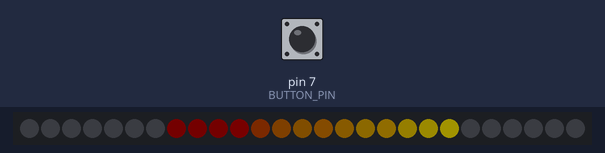
Simulated run of this sketch. Board: Arduino Leonardo, built with avr-gcc and run on an emulated ATmega32U4. Shown: 27 RGB LEDs in strip order, left to right. Inputs (shaded band) come from the test bench; at power-on: pin 7 (BUTTON_PIN) HIGH. Dim RGB values are drawn brighter than linear.

Above: at 1.27 s.
1.3 s: pin 7 (BUTTON_PIN) pulled LOW for 0.15 s
At 2.9 s:
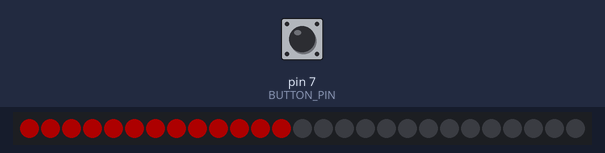
3.2 s: pin 7 (BUTTON_PIN) pulled LOW for 1 s
At 3.36 s:
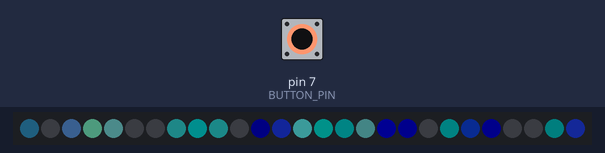
4.8 s: pin 7 (BUTTON_PIN) pulled LOW for 0.15 s
At 4.83 s:
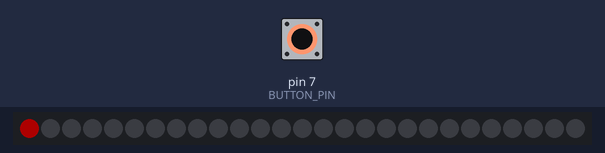
5.5 s: pin 7 (BUTTON_PIN) pulled LOW for 1 s
At 8.6 s:
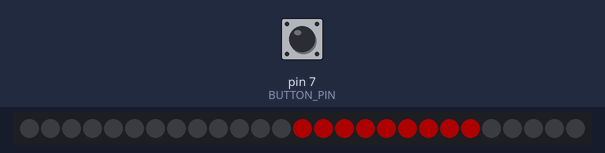
9.0 s: pin 7 (BUTTON_PIN) pulled LOW for 3.2 s
At 9.4 s:
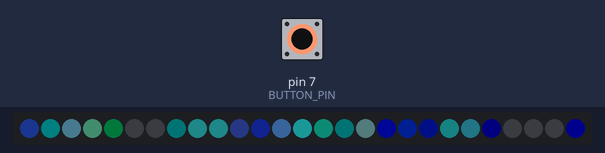
12.8 s: pin 7 (BUTTON_PIN) pulled LOW for 0.15 s
At 13.74 s:
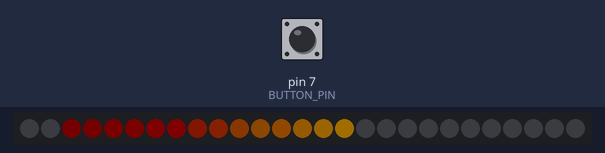

Measured:
- after the input at 1.3 s, the LEDs: first change at once (image 1 shows a later state)
- after the input at 3.2 s, the LEDs: first change at once (image 2 shows a later state)
- after the input at 4.8 s, the LEDs: change at once (image 3)
- after the input at 5.5 s, the LEDs: first change at once (image 4 shows a later state)
- after the input at 9.0 s, the LEDs: first change at once (image 5 shows a later state)
- after the input at 12.8 s, the LEDs: first change at once (image 6 shows a later state)

The sketch:

demo.ino
```cpp
/*
* Essentials of PCB Design
* Demo: Utilizes the onboard button to cycle through three animations.
*
* Track 1 boards compile for Arduino Leonardo
* Requirements:
* - FastLED library
* - Bounce2 library
*/

#include <FastLED.h>
#include <Bounce2.h>

// Board-specific pins
#define NUM_LEDS 27
#define DATA_PIN 5
#define BUTTON_PIN 7

// Brightness of all LEDs (0-255)
#define BRIGHTNESS 50

// Number of effects
#define NUM_EFFECTS 3

// Display modes
enum Effect {
	rainbow,
	letters,
	noise
};

// Set current effect
volatile Effect currentEffect = rainbow;

// Array of LEDs
CRGB leds[NUM_LEDS];

// Button debouncer
Bounce debouncer = Bounce();

// Rainbow effect parameters
volatile uint8_t rainbowHue = 0;
volatile uint8_t rainbowLed = 0;

// Letter effect parameters
constexpr int letterPos[] = {0, 13, 22};
volatile uint8_t letterIndex = 0;
volatile uint8_t letterBright = 0;
constexpr uint16_t letterSwitchTime = 2000;
static CEveryNMillis letterTimer(letterSwitchTime);

// Noise effect parameters
volatile uint32_t noiseColor = 0;
volatile uint32_t noiseAlpha = 2000;
const CRGBPalette16 noisePalette = OceanColors_p;


// Setup function - runs once at the start
void setup() {
	FastLED.addLeds<WS2812,DATA_PIN,GRB>(leds,NUM_LEDS);
	FastLED.setBrightness(BRIGHTNESS);

	debouncer.attach(BUTTON_PIN, INPUT_PULLUP);
	debouncer.interval(25);
}

// Loop function - repeatedly called after setup()
void loop() {
	switch (currentEffect) {
		case rainbow: {
			displayRainbow();
			break;
		}
		case letters: {
			displayLetters();
			break;
		}
		case noise: {
			displayNoise();
			break;
		}
	}

	debouncer.update();

	if (debouncer.fell()) {
		buttonCallback();
	}
}

// Rainbow effect
void displayRainbow() {
	// Cycle rainbow effect
	EVERY_N_MILLISECONDS(60) {
		// Fade all LEDs
		fadeAll(200);

		// Light up the current LED
		leds[rainbowLed] = CHSV(rainbowHue, 255, 255);
		FastLED.show();

		// Increment led and hue
		rainbowLed++;
		rainbowHue += 3;

		// Reset LED at end
		if (rainbowLed >= NUM_LEDS) {
			rainbowLed = 0;
		}
	}
}

// Letters effect
void displayLetters() {
	// Fade in current letter
	EVERY_N_MILLISECONDS(15) {
		// Fade all LEDs
		fadeAll(240);

		if (letterBright < 255) letterBright += 5;

		// Calculate start and end LEDs
		uint8_t start = letterPos[letterIndex];
		uint8_t end = letterIndex == 2 ? NUM_LEDS : letterPos[letterIndex + 1];

		for(int i = start; i < end; i++) {
			leds[i] = CHSV(0, 255, letterBright);
		}

		FastLED.show();
  }

	// Increment current letter
	if (letterTimer) {
		letterIndex = (letterIndex + 1) % 3;
		letterBright = 0;
	}
}

// Noise effect
void displayNoise() {
	// Display noise
  EVERY_N_MILLISECONDS(60) {
    noiseColor += 2;
		noiseAlpha += 10;

		for (int i = 0; i < NUM_LEDS; i++) {
			// Generate an 8-bit color index from noise
			uint8_t colorIndex = inoise8(i * 40, noiseColor);

			// Generate an alpha value mapped to the brightness macro
			uint8_t alpha = inoise8(i * 70, noiseAlpha);
			alpha = constrain(map(alpha, 100, 200, 0, 255), 0, 255);

			// Map noise value to a palette color
			leds[i] = ColorFromPalette(noisePalette, colorIndex, alpha, LINEARBLEND);
		}
	}

  FastLED.show();
}

// Scales the brightness of all LEDs
void fadeAll(uint8_t strength) {
  for (int i = 0; i < NUM_LEDS; i++) {
    leds[i].nscale8(strength);
  }
}

// Callback function for button press
void buttonCallback() {
	// Increment current effect
	currentEffect = (currentEffect + 1) % NUM_EFFECTS;

	// Reset effect parameters
	rainbowHue = 0;
	rainbowLed = 0;

	letterIndex = 0;
	letterBright = 0;
	letterTimer.reset();

	noiseColor = 0;
	noiseAlpha = 2000;

	// Clear LEDs
	FastLED.clear();
}
```
